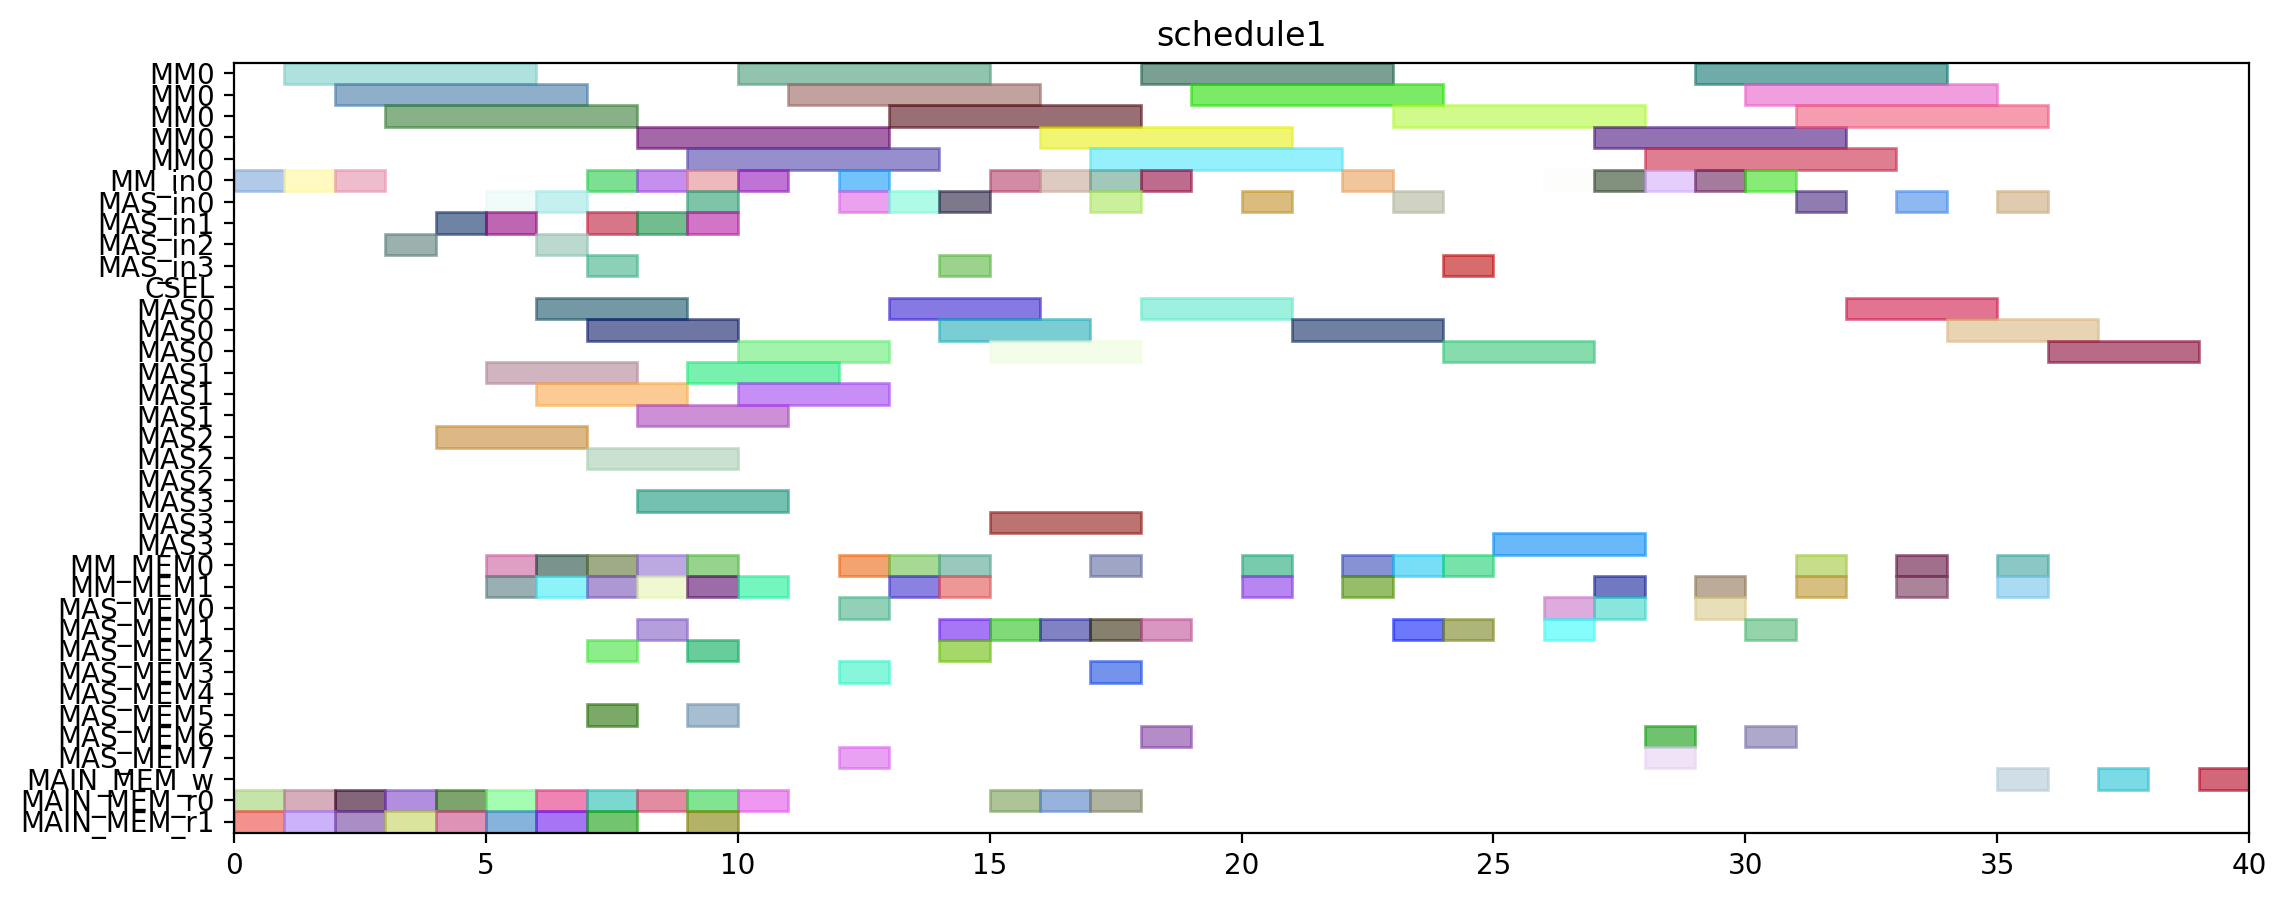

This chart was generated by the following Python code:
from pyschedule import Scenario, solvers, plotters, alt


def solve():
	horizon = 148
	S = Scenario("schedule1", horizon=horizon)

	# resource
	MM = S.Resources('MM', num=1, size=5)
	MM_in = S.Resources('MM_in', num=1)
	MAS_in = S.Resources('MAS_in', num=4)
	CSEL = S.Resource('CSEL')
	MAS = S.Resources('MAS', num=4, size=3, periods=range(1, horizon))
	MM_MEM = S.Resources('MM_MEM', num=2)
	MAS_MEM = S.Resources('MAS_MEM', num=8)
	MAIN_MEM_w = S.Resource('MAIN_MEM_w', size=1)
	MAIN_MEM_r = S.Resources('MAIN_MEM_r', num=2)

	# result of previous scheduling
	t0_in = S.Task('t0_in', length=1, delay_cost=1)
	S += t0_in >= 0
	t0_in += MM_in[0]

	t0_mem0 = S.Task('t0_mem0', length=1, delay_cost=1)
	S += t0_mem0 >= 0
	t0_mem0 += MAIN_MEM_r[0]

	t0_mem1 = S.Task('t0_mem1', length=1, delay_cost=1)
	S += t0_mem1 >= 0
	t0_mem1 += MAIN_MEM_r[1]

	t0 = S.Task('t0', length=5, delay_cost=1)
	S += t0 >= 1
	t0 += MM[0]

	t1_in = S.Task('t1_in', length=1, delay_cost=1)
	S += t1_in >= 1
	t1_in += MM_in[0]

	t1_mem0 = S.Task('t1_mem0', length=1, delay_cost=1)
	S += t1_mem0 >= 1
	t1_mem0 += MAIN_MEM_r[0]

	t1_mem1 = S.Task('t1_mem1', length=1, delay_cost=1)
	S += t1_mem1 >= 1
	t1_mem1 += MAIN_MEM_r[1]

	t1 = S.Task('t1', length=5, delay_cost=1)
	S += t1 >= 2
	t1 += MM[0]

	t2_in = S.Task('t2_in', length=1, delay_cost=1)
	S += t2_in >= 2
	t2_in += MM_in[0]

	t2_mem0 = S.Task('t2_mem0', length=1, delay_cost=1)
	S += t2_mem0 >= 2
	t2_mem0 += MAIN_MEM_r[0]

	t2_mem1 = S.Task('t2_mem1', length=1, delay_cost=1)
	S += t2_mem1 >= 2
	t2_mem1 += MAIN_MEM_r[1]

	t2 = S.Task('t2', length=5, delay_cost=1)
	S += t2 >= 3
	t2 += MM[0]

	t9_in = S.Task('t9_in', length=1, delay_cost=1)
	S += t9_in >= 3
	t9_in += MAS_in[2]

	t9_mem0 = S.Task('t9_mem0', length=1, delay_cost=1)
	S += t9_mem0 >= 3
	t9_mem0 += MAIN_MEM_r[0]

	t9_mem1 = S.Task('t9_mem1', length=1, delay_cost=1)
	S += t9_mem1 >= 3
	t9_mem1 += MAIN_MEM_r[1]

	t8_in = S.Task('t8_in', length=1, delay_cost=1)
	S += t8_in >= 4
	t8_in += MAS_in[1]

	t8_mem0 = S.Task('t8_mem0', length=1, delay_cost=1)
	S += t8_mem0 >= 4
	t8_mem0 += MAIN_MEM_r[0]

	t8_mem1 = S.Task('t8_mem1', length=1, delay_cost=1)
	S += t8_mem1 >= 4
	t8_mem1 += MAIN_MEM_r[1]

	t9 = S.Task('t9', length=3, delay_cost=1)
	S += t9 >= 4
	t9 += MAS[2]

	t24_in = S.Task('t24_in', length=1, delay_cost=1)
	S += t24_in >= 5
	t24_in += MAS_in[0]

	t24_mem0 = S.Task('t24_mem0', length=1, delay_cost=1)
	S += t24_mem0 >= 5
	t24_mem0 += MM_MEM[0]

	t24_mem1 = S.Task('t24_mem1', length=1, delay_cost=1)
	S += t24_mem1 >= 5
	t24_mem1 += MM_MEM[1]

	t3_in = S.Task('t3_in', length=1, delay_cost=1)
	S += t3_in >= 5
	t3_in += MAS_in[1]

	t3_mem0 = S.Task('t3_mem0', length=1, delay_cost=1)
	S += t3_mem0 >= 5
	t3_mem0 += MAIN_MEM_r[0]

	t3_mem1 = S.Task('t3_mem1', length=1, delay_cost=1)
	S += t3_mem1 >= 5
	t3_mem1 += MAIN_MEM_r[1]

	t8 = S.Task('t8', length=3, delay_cost=1)
	S += t8 >= 5
	t8 += MAS[1]

	t24 = S.Task('t24', length=3, delay_cost=1)
	S += t24 >= 6
	t24 += MAS[0]

	t3 = S.Task('t3', length=3, delay_cost=1)
	S += t3 >= 6
	t3 += MAS[1]

	t4_in = S.Task('t4_in', length=1, delay_cost=1)
	S += t4_in >= 6
	t4_in += MAS_in[2]

	t4_mem0 = S.Task('t4_mem0', length=1, delay_cost=1)
	S += t4_mem0 >= 6
	t4_mem0 += MAIN_MEM_r[0]

	t4_mem1 = S.Task('t4_mem1', length=1, delay_cost=1)
	S += t4_mem1 >= 6
	t4_mem1 += MAIN_MEM_r[1]

	t6_in = S.Task('t6_in', length=1, delay_cost=1)
	S += t6_in >= 6
	t6_in += MAS_in[0]

	t6_mem0 = S.Task('t6_mem0', length=1, delay_cost=1)
	S += t6_mem0 >= 6
	t6_mem0 += MM_MEM[0]

	t6_mem1 = S.Task('t6_mem1', length=1, delay_cost=1)
	S += t6_mem1 >= 6
	t6_mem1 += MM_MEM[1]

	t10_in = S.Task('t10_in', length=1, delay_cost=1)
	S += t10_in >= 7
	t10_in += MM_in[0]

	t10_mem0 = S.Task('t10_mem0', length=1, delay_cost=1)
	S += t10_mem0 >= 7
	t10_mem0 += MAS_MEM[2]

	t10_mem1 = S.Task('t10_mem1', length=1, delay_cost=1)
	S += t10_mem1 >= 7
	t10_mem1 += MAS_MEM[5]

	t14_in = S.Task('t14_in', length=1, delay_cost=1)
	S += t14_in >= 7
	t14_in += MAS_in[3]

	t14_mem0 = S.Task('t14_mem0', length=1, delay_cost=1)
	S += t14_mem0 >= 7
	t14_mem0 += MAIN_MEM_r[0]

	t14_mem1 = S.Task('t14_mem1', length=1, delay_cost=1)
	S += t14_mem1 >= 7
	t14_mem1 += MAIN_MEM_r[1]

	t16_in = S.Task('t16_in', length=1, delay_cost=1)
	S += t16_in >= 7
	t16_in += MAS_in[1]

	t16_mem0 = S.Task('t16_mem0', length=1, delay_cost=1)
	S += t16_mem0 >= 7
	t16_mem0 += MM_MEM[0]

	t16_mem1 = S.Task('t16_mem1', length=1, delay_cost=1)
	S += t16_mem1 >= 7
	t16_mem1 += MM_MEM[1]

	t4 = S.Task('t4', length=3, delay_cost=1)
	S += t4 >= 7
	t4 += MAS[2]

	t6 = S.Task('t6', length=3, delay_cost=1)
	S += t6 >= 7
	t6 += MAS[0]

	t10 = S.Task('t10', length=5, delay_cost=1)
	S += t10 >= 8
	t10 += MM[0]

	t14 = S.Task('t14', length=3, delay_cost=1)
	S += t14 >= 8
	t14 += MAS[3]

	t16 = S.Task('t16', length=3, delay_cost=1)
	S += t16 >= 8
	t16 += MAS[1]

	t25_in = S.Task('t25_in', length=1, delay_cost=1)
	S += t25_in >= 8
	t25_in += MAS_in[1]

	t25_mem0 = S.Task('t25_mem0', length=1, delay_cost=1)
	S += t25_mem0 >= 8
	t25_mem0 += MM_MEM[0]

	t25_mem1 = S.Task('t25_mem1', length=1, delay_cost=1)
	S += t25_mem1 >= 8
	t25_mem1 += MAS_MEM[1]

	t26_in = S.Task('t26_in', length=1, delay_cost=1)
	S += t26_in >= 8
	t26_in += MM_in[0]

	t26_mem0 = S.Task('t26_mem0', length=1, delay_cost=1)
	S += t26_mem0 >= 8
	t26_mem0 += MAIN_MEM_r[0]

	t26_mem1 = S.Task('t26_mem1', length=1, delay_cost=1)
	S += t26_mem1 >= 8
	t26_mem1 += MM_MEM[1]

	t11_in = S.Task('t11_in', length=1, delay_cost=1)
	S += t11_in >= 9
	t11_in += MAS_in[1]

	t11_mem0 = S.Task('t11_mem0', length=1, delay_cost=1)
	S += t11_mem0 >= 9
	t11_mem0 += MM_MEM[0]

	t11_mem1 = S.Task('t11_mem1', length=1, delay_cost=1)
	S += t11_mem1 >= 9
	t11_mem1 += MM_MEM[1]

	t13_in = S.Task('t13_in', length=1, delay_cost=1)
	S += t13_in >= 9
	t13_in += MAS_in[0]

	t13_mem0 = S.Task('t13_mem0', length=1, delay_cost=1)
	S += t13_mem0 >= 9
	t13_mem0 += MAIN_MEM_r[0]

	t13_mem1 = S.Task('t13_mem1', length=1, delay_cost=1)
	S += t13_mem1 >= 9
	t13_mem1 += MAIN_MEM_r[1]

	t25 = S.Task('t25', length=3, delay_cost=1)
	S += t25 >= 9
	t25 += MAS[1]

	t26 = S.Task('t26', length=5, delay_cost=1)
	S += t26 >= 9
	t26 += MM[0]

	t5_in = S.Task('t5_in', length=1, delay_cost=1)
	S += t5_in >= 9
	t5_in += MM_in[0]

	t5_mem0 = S.Task('t5_mem0', length=1, delay_cost=1)
	S += t5_mem0 >= 9
	t5_mem0 += MAS_MEM[2]

	t5_mem1 = S.Task('t5_mem1', length=1, delay_cost=1)
	S += t5_mem1 >= 9
	t5_mem1 += MAS_MEM[5]

	t11 = S.Task('t11', length=3, delay_cost=1)
	S += t11 >= 10
	t11 += MAS[1]

	t13 = S.Task('t13', length=3, delay_cost=1)
	S += t13 >= 10
	t13 += MAS[0]

	t19_in = S.Task('t19_in', length=1, delay_cost=1)
	S += t19_in >= 10
	t19_in += MM_in[0]

	t19_mem0 = S.Task('t19_mem0', length=1, delay_cost=1)
	S += t19_mem0 >= 10
	t19_mem0 += MAIN_MEM_r[0]

	t19_mem1 = S.Task('t19_mem1', length=1, delay_cost=1)
	S += t19_mem1 >= 10
	t19_mem1 += MM_MEM[1]

	t5 = S.Task('t5', length=5, delay_cost=1)
	S += t5 >= 10
	t5 += MM[0]

	t19 = S.Task('t19', length=5, delay_cost=1)
	S += t19 >= 11
	t19 += MM[0]

	t12_in = S.Task('t12_in', length=1, delay_cost=1)
	S += t12_in >= 12
	t12_in += MAS_in[0]

	t12_mem0 = S.Task('t12_mem0', length=1, delay_cost=1)
	S += t12_mem0 >= 12
	t12_mem0 += MM_MEM[0]

	t12_mem1 = S.Task('t12_mem1', length=1, delay_cost=1)
	S += t12_mem1 >= 12
	t12_mem1 += MAS_MEM[3]

	t15_in = S.Task('t15_in', length=1, delay_cost=1)
	S += t15_in >= 12
	t15_in += MM_in[0]

	t15_mem0 = S.Task('t15_mem0', length=1, delay_cost=1)
	S += t15_mem0 >= 12
	t15_mem0 += MAS_MEM[0]

	t15_mem1 = S.Task('t15_mem1', length=1, delay_cost=1)
	S += t15_mem1 >= 12
	t15_mem1 += MAS_MEM[7]

	t12 = S.Task('t12', length=3, delay_cost=1)
	S += t12 >= 13
	t12 += MAS[0]

	t15 = S.Task('t15', length=5, delay_cost=1)
	S += t15 >= 13
	t15 += MM[0]

	t29_in = S.Task('t29_in', length=1, delay_cost=1)
	S += t29_in >= 13
	t29_in += MAS_in[0]

	t29_mem0 = S.Task('t29_mem0', length=1, delay_cost=1)
	S += t29_mem0 >= 13
	t29_mem0 += MM_MEM[0]

	t29_mem1 = S.Task('t29_mem1', length=1, delay_cost=1)
	S += t29_mem1 >= 13
	t29_mem1 += MM_MEM[1]

	t28_in = S.Task('t28_in', length=1, delay_cost=1)
	S += t28_in >= 14
	t28_in += MAS_in[0]

	t28_mem0 = S.Task('t28_mem0', length=1, delay_cost=1)
	S += t28_mem0 >= 14
	t28_mem0 += MAS_MEM[2]

	t28_mem1 = S.Task('t28_mem1', length=1, delay_cost=1)
	S += t28_mem1 >= 14
	t28_mem1 += MM_MEM[1]

	t29 = S.Task('t29', length=3, delay_cost=1)
	S += t29 >= 14
	t29 += MAS[0]

	t7_in = S.Task('t7_in', length=1, delay_cost=1)
	S += t7_in >= 14
	t7_in += MAS_in[3]

	t7_mem0 = S.Task('t7_mem0', length=1, delay_cost=1)
	S += t7_mem0 >= 14
	t7_mem0 += MM_MEM[0]

	t7_mem1 = S.Task('t7_mem1', length=1, delay_cost=1)
	S += t7_mem1 >= 14
	t7_mem1 += MAS_MEM[1]

	t18_in = S.Task('t18_in', length=1, delay_cost=1)
	S += t18_in >= 15
	t18_in += MM_in[0]

	t18_mem0 = S.Task('t18_mem0', length=1, delay_cost=1)
	S += t18_mem0 >= 15
	t18_mem0 += MAIN_MEM_r[0]

	t18_mem1 = S.Task('t18_mem1', length=1, delay_cost=1)
	S += t18_mem1 >= 15
	t18_mem1 += MAS_MEM[1]

	t28 = S.Task('t28', length=3, delay_cost=1)
	S += t28 >= 15
	t28 += MAS[0]

	t7 = S.Task('t7', length=3, delay_cost=1)
	S += t7 >= 15
	t7 += MAS[3]

	t18 = S.Task('t18', length=5, delay_cost=1)
	S += t18 >= 16
	t18 += MM[0]

	t27_in = S.Task('t27_in', length=1, delay_cost=1)
	S += t27_in >= 16
	t27_in += MM_in[0]

	t27_mem0 = S.Task('t27_mem0', length=1, delay_cost=1)
	S += t27_mem0 >= 16
	t27_mem0 += MAIN_MEM_r[0]

	t27_mem1 = S.Task('t27_mem1', length=1, delay_cost=1)
	S += t27_mem1 >= 16
	t27_mem1 += MAS_MEM[1]

	t17_in = S.Task('t17_in', length=1, delay_cost=1)
	S += t17_in >= 17
	t17_in += MAS_in[0]

	t17_mem0 = S.Task('t17_mem0', length=1, delay_cost=1)
	S += t17_mem0 >= 17
	t17_mem0 += MM_MEM[0]

	t17_mem1 = S.Task('t17_mem1', length=1, delay_cost=1)
	S += t17_mem1 >= 17
	t17_mem1 += MAS_MEM[3]

	t27 = S.Task('t27', length=5, delay_cost=1)
	S += t27 >= 17
	t27 += MM[0]

	t30_in = S.Task('t30_in', length=1, delay_cost=1)
	S += t30_in >= 17
	t30_in += MM_in[0]

	t30_mem0 = S.Task('t30_mem0', length=1, delay_cost=1)
	S += t30_mem0 >= 17
	t30_mem0 += MAIN_MEM_r[0]

	t30_mem1 = S.Task('t30_mem1', length=1, delay_cost=1)
	S += t30_mem1 >= 17
	t30_mem1 += MAS_MEM[1]

	t17 = S.Task('t17', length=3, delay_cost=1)
	S += t17 >= 18
	t17 += MAS[0]

	t30 = S.Task('t30', length=5, delay_cost=1)
	S += t30 >= 18
	t30 += MM[0]

	t35_in = S.Task('t35_in', length=1, delay_cost=1)
	S += t35_in >= 18
	t35_in += MM_in[0]

	t35_mem0 = S.Task('t35_mem0', length=1, delay_cost=1)
	S += t35_mem0 >= 18
	t35_mem0 += MAS_MEM[6]

	t35_mem1 = S.Task('t35_mem1', length=1, delay_cost=1)
	S += t35_mem1 >= 18
	t35_mem1 += MAS_MEM[1]

	t35 = S.Task('t35', length=5, delay_cost=1)
	S += t35 >= 19
	t35 += MM[0]

	t20_in = S.Task('t20_in', length=1, delay_cost=1)
	S += t20_in >= 20
	t20_in += MAS_in[0]

	t20_mem0 = S.Task('t20_mem0', length=1, delay_cost=1)
	S += t20_mem0 >= 20
	t20_mem0 += MM_MEM[0]

	t20_mem1 = S.Task('t20_mem1', length=1, delay_cost=1)
	S += t20_mem1 >= 20
	t20_mem1 += MM_MEM[1]

	t20 = S.Task('t20', length=3, delay_cost=1)
	S += t20 >= 21
	t20 += MAS[0]

	t31_in = S.Task('t31_in', length=1, delay_cost=1)
	S += t31_in >= 22
	t31_in += MM_in[0]

	t31_mem0 = S.Task('t31_mem0', length=1, delay_cost=1)
	S += t31_mem0 >= 22
	t31_mem0 += MM_MEM[0]

	t31_mem1 = S.Task('t31_mem1', length=1, delay_cost=1)
	S += t31_mem1 >= 22
	t31_mem1 += MM_MEM[1]

	t31 = S.Task('t31', length=5, delay_cost=1)
	S += t31 >= 23
	t31 += MM[0]


	# new tasks
	t21 = S.Task('t21', length=3, delay_cost=1)
	t21 += alt(MAS)
	t21_in = S.Task('t21_in', length=1, delay_cost=1)
	t21_in += alt(MAS_in)
	S += t21_in*MAS_in[0]<=t21*MAS[0]

	S += t21_in*MAS_in[1]<=t21*MAS[1]

	S += t21_in*MAS_in[2]<=t21*MAS[2]

	S += t21_in*MAS_in[3]<=t21*MAS[3]

	t21_mem0 = S.Task('t21_mem0', length=1, delay_cost=1)
	t21_mem0 += MM_MEM[0]
	S += 6 < t21_mem0
	S += t21_mem0 <= t21

	t21_mem1 = S.Task('t21_mem1', length=1, delay_cost=1)
	t21_mem1 += MAS_MEM[1]
	S += 23 < t21_mem1
	S += t21_mem1 <= t21

	t22 = S.Task('t22', length=3, delay_cost=1)
	t22 += alt(MAS)
	t22_in = S.Task('t22_in', length=1, delay_cost=1)
	t22_in += alt(MAS_in)
	S += t22_in*MAS_in[0]<=t22*MAS[0]

	S += t22_in*MAS_in[1]<=t22*MAS[1]

	S += t22_in*MAS_in[2]<=t22*MAS[2]

	S += t22_in*MAS_in[3]<=t22*MAS[3]

	t22_mem0 = S.Task('t22_mem0', length=1, delay_cost=1)
	t22_mem0 += MM_MEM[0]
	S += 6 < t22_mem0
	S += t22_mem0 <= t22

	t22_mem1 = S.Task('t22_mem1', length=1, delay_cost=1)
	t22_mem1 += MAS_MEM[1]
	S += 23 < t22_mem1
	S += t22_mem1 <= t22

	t32 = S.Task('t32', length=5, delay_cost=1)
	t32 += alt(MM)
	t32_in = S.Task('t32_in', length=1, delay_cost=1)
	t32_in += alt(MM_in)
	S += t32_in*MM_in[0]<=t32*MM[0]
	t32_mem0 = S.Task('t32_mem0', length=1, delay_cost=1)
	t32_mem0 += MAS_MEM[0]
	S += 17 < t32_mem0
	S += t32_mem0 <= t32

	t32_mem1 = S.Task('t32_mem1', length=1, delay_cost=1)
	t32_mem1 += MM_MEM[1]
	S += 27 < t32_mem1
	S += t32_mem1 <= t32

	t33 = S.Task('t33', length=5, delay_cost=1)
	t33 += alt(MM)
	t33_in = S.Task('t33_in', length=1, delay_cost=1)
	t33_in += alt(MM_in)
	S += t33_in*MM_in[0]<=t33*MM[0]
	t33_mem0 = S.Task('t33_mem0', length=1, delay_cost=1)
	t33_mem0 += MAS_MEM[0]
	S += 20 < t33_mem0
	S += t33_mem0 <= t33

	t33_mem1 = S.Task('t33_mem1', length=1, delay_cost=1)
	t33_mem1 += MM_MEM[1]
	S += 27 < t33_mem1
	S += t33_mem1 <= t33

	t23 = S.Task('t23', length=5, delay_cost=1)
	t23 += alt(MM)
	t23_in = S.Task('t23_in', length=1, delay_cost=1)
	t23_in += alt(MM_in)
	S += t23_in*MM_in[0]<=t23*MM[0]
	t23_mem0 = S.Task('t23_mem0', length=1, delay_cost=1)
	t23_mem0 += alt(MAS_MEM)
	S += (t21*MAS[0])-1 < t23_mem0*MAS_MEM[0]
	S += (t21*MAS[1])-1 < t23_mem0*MAS_MEM[2]
	S += (t21*MAS[2])-1 < t23_mem0*MAS_MEM[4]
	S += (t21*MAS[3])-1 < t23_mem0*MAS_MEM[6]
	S += t23_mem0 <= t23

	t23_mem1 = S.Task('t23_mem1', length=1, delay_cost=1)
	t23_mem1 += alt(MAS_MEM)
	S += (t22*MAS[0])-1 < t23_mem1*MAS_MEM[1]
	S += (t22*MAS[1])-1 < t23_mem1*MAS_MEM[3]
	S += (t22*MAS[2])-1 < t23_mem1*MAS_MEM[5]
	S += (t22*MAS[3])-1 < t23_mem1*MAS_MEM[7]
	S += t23_mem1 <= t23

	t34 = S.Task('t34', length=5, delay_cost=1)
	t34 += alt(MM)
	t34_in = S.Task('t34_in', length=1, delay_cost=1)
	t34_in += alt(MM_in)
	S += t34_in*MM_in[0]<=t34*MM[0]
	t34_mem0 = S.Task('t34_mem0', length=1, delay_cost=1)
	t34_mem0 += MAS_MEM[6]
	S += 17 < t34_mem0
	S += t34_mem0 <= t34

	t34_mem1 = S.Task('t34_mem1', length=1, delay_cost=1)
	t34_mem1 += alt(MAS_MEM)
	S += (t21*MAS[0])-1 < t34_mem1*MAS_MEM[1]
	S += (t21*MAS[1])-1 < t34_mem1*MAS_MEM[3]
	S += (t21*MAS[2])-1 < t34_mem1*MAS_MEM[5]
	S += (t21*MAS[3])-1 < t34_mem1*MAS_MEM[7]
	S += t34_mem1 <= t34

	t36 = S.Task('t36', length=5, delay_cost=1)
	t36 += alt(MM)
	t36_in = S.Task('t36_in', length=1, delay_cost=1)
	t36_in += alt(MM_in)
	S += t36_in*MM_in[0]<=t36*MM[0]
	t36_mem0 = S.Task('t36_mem0', length=1, delay_cost=1)
	t36_mem0 += MAS_MEM[0]
	S += 20 < t36_mem0
	S += t36_mem0 <= t36

	t36_mem1 = S.Task('t36_mem1', length=1, delay_cost=1)
	t36_mem1 += alt(MAS_MEM)
	S += (t22*MAS[0])-1 < t36_mem1*MAS_MEM[1]
	S += (t22*MAS[1])-1 < t36_mem1*MAS_MEM[3]
	S += (t22*MAS[2])-1 < t36_mem1*MAS_MEM[5]
	S += (t22*MAS[3])-1 < t36_mem1*MAS_MEM[7]
	S += t36_mem1 <= t36

	PY_new = S.Task('PY_new', length=3, delay_cost=1)
	PY_new += alt(MAS)
	PY_new_in = S.Task('PY_new_in', length=1, delay_cost=1)
	PY_new_in += alt(MAS_in)
	S += PY_new_in*MAS_in[0]<=PY_new*MAS[0]

	S += PY_new_in*MAS_in[1]<=PY_new*MAS[1]

	S += PY_new_in*MAS_in[2]<=PY_new*MAS[2]

	S += PY_new_in*MAS_in[3]<=PY_new*MAS[3]

	S += 0<PY_new

	PY_new_w = S.Task('PY_new_w', length=1, delay_cost=1)
	PY_new_w += alt(MAIN_MEM_w)
	S += PY_new <= PY_new_w

	PY_new_mem0 = S.Task('PY_new_mem0', length=1, delay_cost=1)
	PY_new_mem0 += alt(MM_MEM)
	S += (t23*MM[0])-1 < PY_new_mem0*MM_MEM[0]
	S += PY_new_mem0 <= PY_new

	PY_new_mem1 = S.Task('PY_new_mem1', length=1, delay_cost=1)
	PY_new_mem1 += alt(MM_MEM)
	S += (t32*MM[0])-1 < PY_new_mem1*MM_MEM[1]
	S += PY_new_mem1 <= PY_new

	PX_new = S.Task('PX_new', length=3, delay_cost=1)
	PX_new += alt(MAS)
	PX_new_in = S.Task('PX_new_in', length=1, delay_cost=1)
	PX_new_in += alt(MAS_in)
	S += PX_new_in*MAS_in[0]<=PX_new*MAS[0]

	S += PX_new_in*MAS_in[1]<=PX_new*MAS[1]

	S += PX_new_in*MAS_in[2]<=PX_new*MAS[2]

	S += PX_new_in*MAS_in[3]<=PX_new*MAS[3]

	S += 0<PX_new

	PX_new_w = S.Task('PX_new_w', length=1, delay_cost=1)
	PX_new_w += alt(MAIN_MEM_w)
	S += PX_new <= PX_new_w

	PX_new_mem0 = S.Task('PX_new_mem0', length=1, delay_cost=1)
	PX_new_mem0 += alt(MM_MEM)
	S += (t34*MM[0])-1 < PX_new_mem0*MM_MEM[0]
	S += PX_new_mem0 <= PX_new

	PX_new_mem1 = S.Task('PX_new_mem1', length=1, delay_cost=1)
	PX_new_mem1 += alt(MM_MEM)
	S += (t33*MM[0])-1 < PX_new_mem1*MM_MEM[1]
	S += PX_new_mem1 <= PX_new

	PZ_new = S.Task('PZ_new', length=3, delay_cost=1)
	PZ_new += alt(MAS)
	PZ_new_in = S.Task('PZ_new_in', length=1, delay_cost=1)
	PZ_new_in += alt(MAS_in)
	S += PZ_new_in*MAS_in[0]<=PZ_new*MAS[0]

	S += PZ_new_in*MAS_in[1]<=PZ_new*MAS[1]

	S += PZ_new_in*MAS_in[2]<=PZ_new*MAS[2]

	S += PZ_new_in*MAS_in[3]<=PZ_new*MAS[3]

	S += 0<PZ_new

	PZ_new_w = S.Task('PZ_new_w', length=1, delay_cost=1)
	PZ_new_w += alt(MAIN_MEM_w)
	S += PZ_new <= PZ_new_w

	PZ_new_mem0 = S.Task('PZ_new_mem0', length=1, delay_cost=1)
	PZ_new_mem0 += alt(MM_MEM)
	S += (t36*MM[0])-1 < PZ_new_mem0*MM_MEM[0]
	S += PZ_new_mem0 <= PZ_new

	PZ_new_mem1 = S.Task('PZ_new_mem1', length=1, delay_cost=1)
	PZ_new_mem1 += MM_MEM[1]
	S += 23 < PZ_new_mem1
	S += PZ_new_mem1 <= PZ_new

	solvers.mip.solve(S,msg=1,kind='CPLEX',ratio_gap=1.01)

	solution = [['hoge']*len(S.solution()[1]) for i in range(len(S.solution()))]
	for i in range(len(S.solution())):
		for j in range(len(S.solution()[i])):
			solution[i][j]=str(S.solution()[i][j])
	print(solution)

	cycles = int(solution[-1][3])

	pic_file_name = "/home/mfukuda/ABE/multiRAM_multiMAS_16mux/scheduling_result/stage5MM1_stage3MAS4/EP_ADD_A_ANY/schedule1.png"
	if(S.solution() != []):
		plotters.matplotlib.plot(S,img_filename=pic_file_name, show_task_labels=False, fig_size=(cycles*0.25+3, 5))

	return solution
